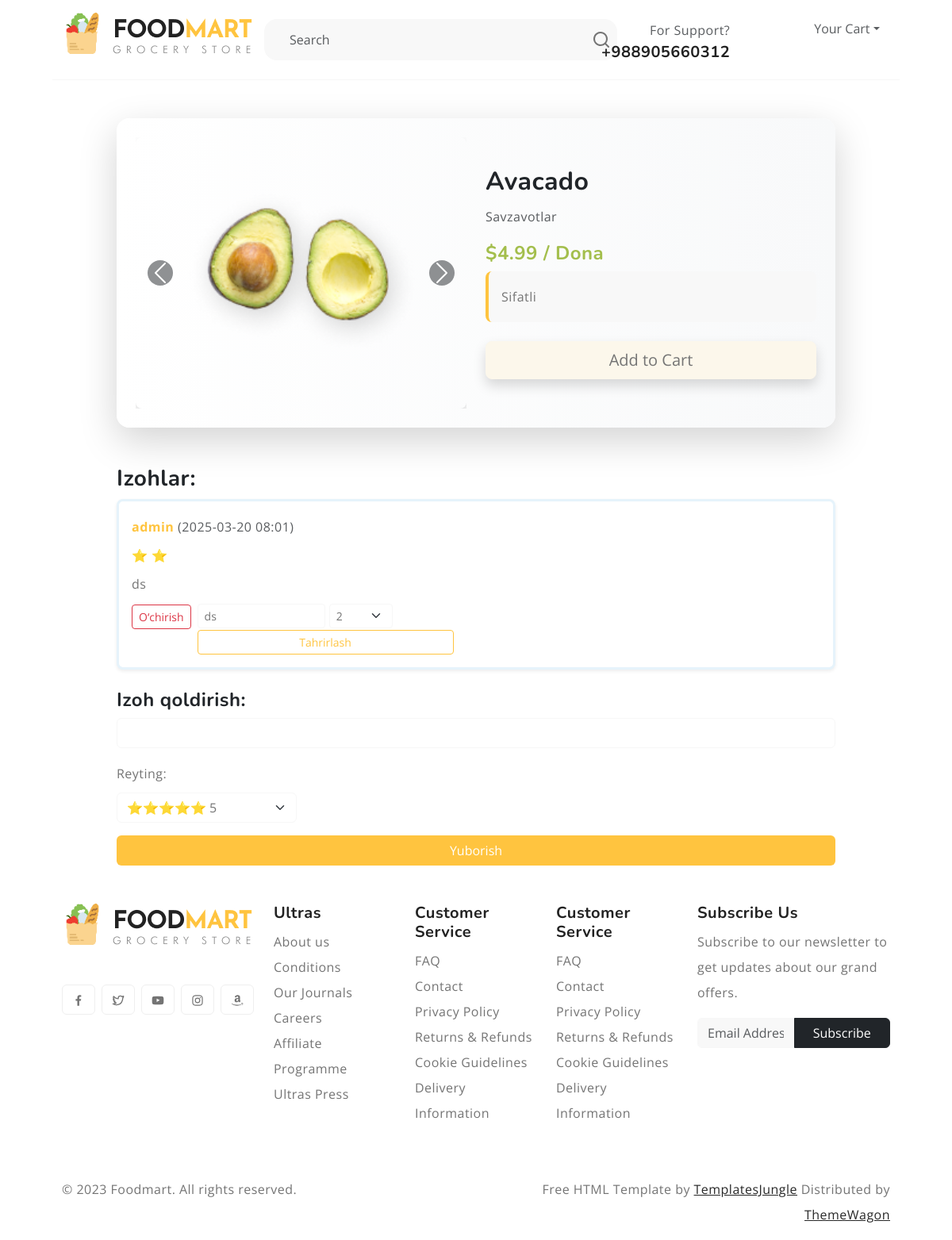
Before: /product/avacado/ (signed in) with the older database file.
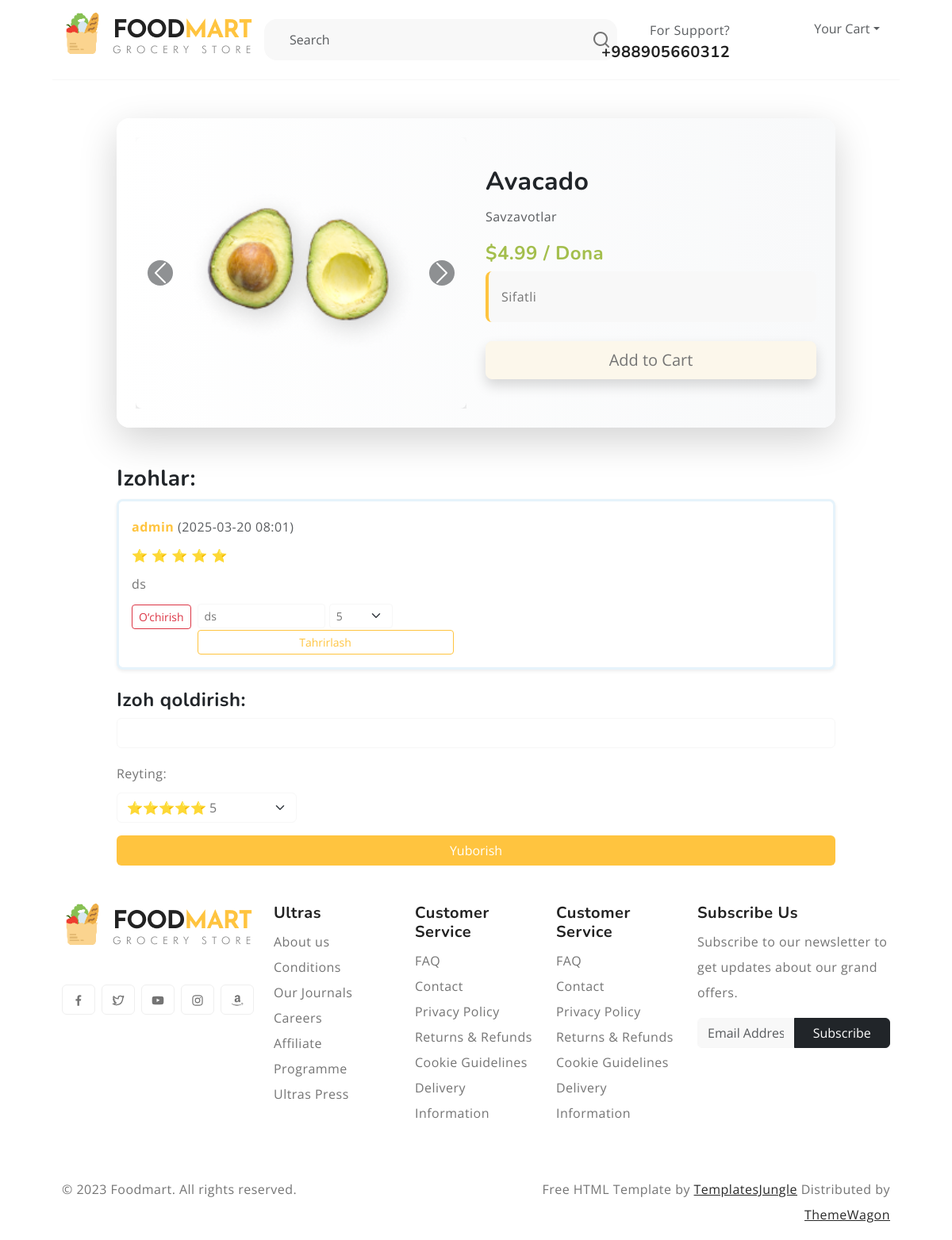
After: the same page with the newer database file.
### main/models.py (models this page shows, shortened)
class Comment(models.Model):
    text = models.TextField(verbose_name="Dars haqida fikringizni qoldiring")
    product = models.ForeignKey(Product, on_delete=models.CASCADE)
    user = models.ForeignKey(User, on_delete=models.SET_NULL, null=True)
    created = models.DateTimeField(auto_now_add=True)
    rating = models.IntegerField(default=5)

### main/views.py (the view, shortened to what this page needs)
# urls.py: path("product/<slug:slug>/", ProductDetailView.as_view(), name="product_detail"),
class ProductDetailView(View):
    def get(self, request, slug):
        product = get_object_or_404(Product, slug=slug)
        comments = Comment.objects.filter(product=product)
        form = CommentForm()
        context = {"product": product, "comments": comments, "form": form}
        return render(request, "product_detail.html", context)

### main/form.py
class CommentForm(forms.ModelForm):
    class Meta:
        model = Comment
        fields = ['text']
        widgets = {
            'text': forms.TextInput(attrs={'class': 'form-control'}),
        }

### templates/product_detail.html (shortened to what the changed rows need)
{% extends "base.html" %}
{% block content %}
<div class="container my-20">
    <div class="row justify-content-center">
        <div class="col-md-10">
            <div class="card shadow-lg border-0 rounded-4 p-4" style="background: linear-gradient(to right, #ffffff, #f8f9fa);">
                <div class="row align-items-center">
                    <div class="col-md-6">
                        <h2 class="fw-bold text-dark">{{ product.name }}</h2>
                    </div>
                </div>
            </div>
            <div class="mt-5">
                <div class="list-group">
                    {% for comment in comments %}
                    <div class="list-group-item shadow-sm p-3 rounded-3 border-start border-3 border-secondary">
                        <p class="mb-1">
                            <strong class="text-primary">{{ comment.user.username }}</strong>
                            <span class="text-muted">({{ comment.created|date:"Y-m-d H:i" }})</span>
                        </p>
                        <p class="mb-1">
                            {% for _ in comment.rating|default:0|rjust:comment.rating %}
                                ⭐
                            {% endfor %}
                        </p>
                        <p class="mb-2">{{ comment.text }}</p>
                        {% if request.user == comment.user %}
                        <div class="d-flex gap-2">
                            <form method="post" class="d-inline">
                                <button type="submit" name="action" value="delete" class="btn btn-sm btn-outline-danger">O‘chirish</button>
                            </form>
                            <form method="post" class="d-inline">
                                <input type="text" name="text" value="{{ comment.text }}" class="form-control form-control-sm d-inline w-50">
                                <select name="rating" class="form-select form-select-sm d-inline w-25">
                                    {% for i in "12345" %}
                                    <option value="{{ i }}" {% if comment.rating == i|add:0 %}selected{% endif %}>{{ i }}</option>
                                    {% endfor %}
                                </select>
                                <button type="submit" name="action" value="update" class="btn btn-sm btn-outline-primary">Tahrirlash</button>
                            </form>
                        </div>
                        {% endif %}
                    </div>
                    {% empty %}
                    <p class="text-muted">Hozircha izohlar yo‘q.</p>
                    {% endfor %}
                </div>
            </div>
        </div>
    </div>
</div>
{% endblock %}

Changed rows visible on the page:
changed Comment "ds": rating "2" → "5"
